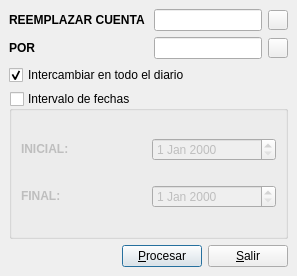
<?xml version="1.0" encoding="UTF-8"?>
<ui version="4.0">
 <author>José Manuel Díez Botella</author>
 <class>cambiacuenta</class>
 <widget class="QDialog" name="cambiacuenta">
  <property name="geometry">
   <rect>
    <x>0</x>
    <y>0</y>
    <width>297</width>
    <height>276</height>
   </rect>
  </property>
  <property name="font">
   <font/>
  </property>
  <property name="windowTitle">
   <string>Intercambia cuenta en diario</string>
  </property>
  <layout class="QVBoxLayout">
   <property name="spacing">
    <number>6</number>
   </property>
   <property name="leftMargin">
    <number>9</number>
   </property>
   <property name="topMargin">
    <number>9</number>
   </property>
   <property name="rightMargin">
    <number>9</number>
   </property>
   <property name="bottomMargin">
    <number>9</number>
   </property>
   <item>
    <layout class="QGridLayout">
     <property name="leftMargin">
      <number>0</number>
     </property>
     <property name="topMargin">
      <number>0</number>
     </property>
     <property name="rightMargin">
      <number>0</number>
     </property>
     <property name="bottomMargin">
      <number>0</number>
     </property>
     <property name="spacing">
      <number>6</number>
     </property>
     <item row="0" column="1">
      <layout class="QHBoxLayout">
       <property name="spacing">
        <number>6</number>
       </property>
       <property name="leftMargin">
        <number>0</number>
       </property>
       <property name="topMargin">
        <number>0</number>
       </property>
       <property name="rightMargin">
        <number>0</number>
       </property>
       <property name="bottomMargin">
        <number>0</number>
       </property>
       <item>
        <widget class="QLineEdit" name="origenlineEdit">
         <property name="maxLength">
          <number>40</number>
         </property>
        </widget>
       </item>
       <item>
        <widget class="QPushButton" name="buscapushButton1">
         <property name="minimumSize">
          <size>
           <width>20</width>
           <height>20</height>
          </size>
         </property>
         <property name="maximumSize">
          <size>
           <width>20</width>
           <height>20</height>
          </size>
         </property>
         <property name="text">
          <string/>
         </property>
         <property name="icon">
          <iconset resource="keme.qrc">
           <normaloff>:/iconos/graf/viewer.xpm</normaloff>:/iconos/graf/viewer.xpm</iconset>
         </property>
         <property name="autoDefault">
          <bool>false</bool>
         </property>
        </widget>
       </item>
      </layout>
     </item>
     <item row="0" column="0">
      <widget class="QLabel" name="textLabel1">
       <property name="text">
        <string>&lt;b&gt;REEMPLAZAR CUENTA &lt;/b&gt;</string>
       </property>
       <property name="wordWrap">
        <bool>false</bool>
       </property>
      </widget>
     </item>
     <item row="1" column="0">
      <widget class="QLabel" name="textLabel2">
       <property name="text">
        <string>&lt;b&gt;POR&lt;/b&gt;</string>
       </property>
       <property name="wordWrap">
        <bool>false</bool>
       </property>
      </widget>
     </item>
     <item row="1" column="1">
      <layout class="QHBoxLayout">
       <property name="spacing">
        <number>6</number>
       </property>
       <property name="leftMargin">
        <number>0</number>
       </property>
       <property name="topMargin">
        <number>0</number>
       </property>
       <property name="rightMargin">
        <number>0</number>
       </property>
       <property name="bottomMargin">
        <number>0</number>
       </property>
       <item>
        <widget class="QLineEdit" name="porlineEdit">
         <property name="maxLength">
          <number>40</number>
         </property>
        </widget>
       </item>
       <item>
        <widget class="QPushButton" name="buscapushButton2">
         <property name="minimumSize">
          <size>
           <width>20</width>
           <height>20</height>
          </size>
         </property>
         <property name="maximumSize">
          <size>
           <width>20</width>
           <height>20</height>
          </size>
         </property>
         <property name="text">
          <string/>
         </property>
         <property name="icon">
          <iconset resource="keme.qrc">
           <normaloff>:/iconos/graf/viewer.xpm</normaloff>:/iconos/graf/viewer.xpm</iconset>
         </property>
         <property name="autoDefault">
          <bool>false</bool>
         </property>
        </widget>
       </item>
      </layout>
     </item>
    </layout>
   </item>
   <item>
    <widget class="QCheckBox" name="todocheckBox">
     <property name="text">
      <string>Intercambiar en todo el diario</string>
     </property>
     <property name="checked">
      <bool>true</bool>
     </property>
    </widget>
   </item>
   <item>
    <widget class="QGroupBox" name="fechasgroupBox">
     <property name="title">
      <string>Intervalo de fechas</string>
     </property>
     <property name="checkable">
      <bool>true</bool>
     </property>
     <property name="checked">
      <bool>false</bool>
     </property>
     <layout class="QGridLayout">
      <property name="leftMargin">
       <number>9</number>
      </property>
      <property name="topMargin">
       <number>9</number>
      </property>
      <property name="rightMargin">
       <number>9</number>
      </property>
      <property name="bottomMargin">
       <number>9</number>
      </property>
      <property name="spacing">
       <number>6</number>
      </property>
      <item row="1" column="1">
       <widget class="QDateEdit" name="finaldateEdit"/>
      </item>
      <item row="0" column="1">
       <widget class="QDateEdit" name="inicialdateEdit"/>
      </item>
      <item row="1" column="0">
       <widget class="QLabel" name="textLabel5">
        <property name="text">
         <string>&lt;b&gt;FINAL:&lt;/b&gt;</string>
        </property>
        <property name="wordWrap">
         <bool>false</bool>
        </property>
       </widget>
      </item>
      <item row="0" column="0">
       <widget class="QLabel" name="textLabel4">
        <property name="text">
         <string>&lt;b&gt;INICIAL:&lt;/b&gt;</string>
        </property>
        <property name="wordWrap">
         <bool>false</bool>
        </property>
       </widget>
      </item>
     </layout>
    </widget>
   </item>
   <item>
    <layout class="QHBoxLayout">
     <property name="spacing">
      <number>6</number>
     </property>
     <property name="leftMargin">
      <number>0</number>
     </property>
     <property name="topMargin">
      <number>0</number>
     </property>
     <property name="rightMargin">
      <number>0</number>
     </property>
     <property name="bottomMargin">
      <number>0</number>
     </property>
     <item>
      <spacer>
       <property name="orientation">
        <enum>Qt::Horizontal</enum>
       </property>
       <property name="sizeType">
        <enum>QSizePolicy::Expanding</enum>
       </property>
       <property name="sizeHint" stdset="0">
        <size>
         <width>111</width>
         <height>20</height>
        </size>
       </property>
      </spacer>
     </item>
     <item>
      <widget class="QPushButton" name="procesarpushButton">
       <property name="text">
        <string>&amp;Procesar</string>
       </property>
       <property name="shortcut">
        <string>Alt+P</string>
       </property>
      </widget>
     </item>
     <item>
      <widget class="QPushButton" name="salirpushButton">
       <property name="text">
        <string>&amp;Salir</string>
       </property>
       <property name="shortcut">
        <string>Alt+S</string>
       </property>
      </widget>
     </item>
    </layout>
   </item>
  </layout>
 </widget>
 <layoutdefault spacing="6" margin="11"/>
 <tabstops>
  <tabstop>origenlineEdit</tabstop>
  <tabstop>buscapushButton1</tabstop>
  <tabstop>porlineEdit</tabstop>
  <tabstop>buscapushButton2</tabstop>
  <tabstop>todocheckBox</tabstop>
  <tabstop>fechasgroupBox</tabstop>
  <tabstop>inicialdateEdit</tabstop>
  <tabstop>finaldateEdit</tabstop>
  <tabstop>procesarpushButton</tabstop>
  <tabstop>salirpushButton</tabstop>
 </tabstops>
 <resources>
  <include location="keme.qrc"/>
 </resources>
 <connections>
  <connection>
   <sender>salirpushButton</sender>
   <signal>clicked()</signal>
   <receiver>cambiacuenta</receiver>
   <slot>reject()</slot>
   <hints>
    <hint type="sourcelabel">
     <x>248</x>
     <y>251</y>
    </hint>
    <hint type="destinationlabel">
     <x>20</x>
     <y>20</y>
    </hint>
   </hints>
  </connection>
 </connections>
</ui>
